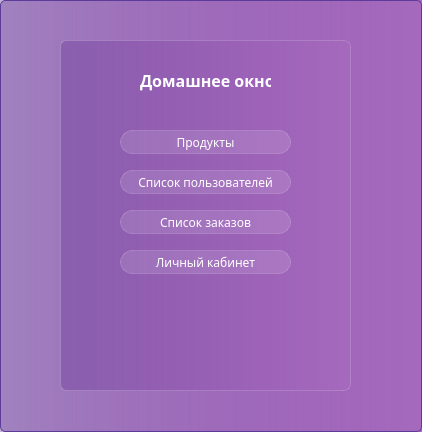
<?xml version="1.0" encoding="UTF-8"?>
<ui version="4.0">
 <class>HomeWindowAdmin</class>
 <widget class="QDialog" name="HomeWindowAdmin">
  <property name="geometry">
   <rect>
    <x>0</x>
    <y>0</y>
    <width>422</width>
    <height>432</height>
   </rect>
  </property>
  <property name="minimumSize">
   <size>
    <width>422</width>
    <height>432</height>
   </size>
  </property>
  <property name="maximumSize">
   <size>
    <width>422</width>
    <height>432</height>
   </size>
  </property>
  <property name="windowTitle">
   <string>Dialog</string>
  </property>
  <property name="styleSheet">
   <string notr="true">background-color:  qlineargradient( spread:pad,  x1:0, y1:0, x2:1, y2:0,  stop:0 rgba(105, 57, 153, 100),  stop:1 rgba(165, 105, 189, 255));  border: 1px solid #5D3B9B;  border-radius: 5px;
font-family: Everlasting;</string>
  </property>
  <widget class="QWidget" name="widget" native="true">
   <property name="geometry">
    <rect>
     <x>60</x>
     <y>40</y>
     <width>291</width>
     <height>351</height>
    </rect>
   </property>
   <property name="styleSheet">
    <string notr="true">backgroud-color: rgba(255, 255, 255, 30);
border: 1px solid rgba(255, 255, 255, 40);
border-radius: 7px;</string>
   </property>
   <widget class="QLabel" name="label_5">
    <property name="geometry">
     <rect>
      <x>80</x>
      <y>30</y>
      <width>131</width>
      <height>21</height>
     </rect>
    </property>
    <property name="styleSheet">
     <string notr="true">color: white;
font-weight: bold;
border: none;
font-size: 12pt;
background-color: none;</string>
    </property>
    <property name="text">
     <string>Домашнее окно</string>
    </property>
   </widget>
   <widget class="QPushButton" name="Products_button_clicked">
    <property name="geometry">
     <rect>
      <x>60</x>
      <y>90</y>
      <width>171</width>
      <height>24</height>
     </rect>
    </property>
    <property name="styleSheet">
     <string notr="true">QPushButton {
color: white;
background-color: rgba(255,255,255,30);
border: 1px solid rgba(255,255,255,40);
border-radius: 12px;
} 
QPushButton:hover{
background-color: rgba(255,255,255,40);
}

QPushButton:pressed{
background-color: rgba(255,255,255,70);
}</string>
    </property>
    <property name="text">
     <string>Продукты</string>
    </property>
   </widget>
   <widget class="QPushButton" name="Persons_button_Clicked">
    <property name="geometry">
     <rect>
      <x>60</x>
      <y>130</y>
      <width>171</width>
      <height>24</height>
     </rect>
    </property>
    <property name="styleSheet">
     <string notr="true">QPushButton {
color: white;
background-color: rgba(255,255,255,30);
border: 1px solid rgba(255,255,255,40);
border-radius: 12px;
} 
QPushButton:hover{
background-color: rgba(255,255,255,40);
}

QPushButton:pressed{
background-color: rgba(255,255,255,70);
}</string>
    </property>
    <property name="text">
     <string>Список пользователей</string>
    </property>
   </widget>
   <widget class="QPushButton" name="Orders_button_Clicked">
    <property name="geometry">
     <rect>
      <x>60</x>
      <y>170</y>
      <width>171</width>
      <height>24</height>
     </rect>
    </property>
    <property name="styleSheet">
     <string notr="true">QPushButton {
color: white;
background-color: rgba(255,255,255,30);
border: 1px solid rgba(255,255,255,40);
border-radius: 12px;
} 
QPushButton:hover{
background-color: rgba(255,255,255,40);
}

QPushButton:pressed{
background-color: rgba(255,255,255,70);
}</string>
    </property>
    <property name="text">
     <string>Список заказов</string>
    </property>
   </widget>
   <widget class="QPushButton" name="PAccount_button_clicked">
    <property name="geometry">
     <rect>
      <x>60</x>
      <y>210</y>
      <width>171</width>
      <height>24</height>
     </rect>
    </property>
    <property name="styleSheet">
     <string notr="true">QPushButton {
color: white;
background-color: rgba(255,255,255,30);
border: 1px solid rgba(255,255,255,40);
border-radius: 12px;
} 
QPushButton:hover{
background-color: rgba(255,255,255,40);
}

QPushButton:pressed{
background-color: rgba(255,255,255,70);
}</string>
    </property>
    <property name="text">
     <string>Личный кабинет</string>
    </property>
   </widget>
  </widget>
 </widget>
 <resources/>
 <connections/>
</ui>
